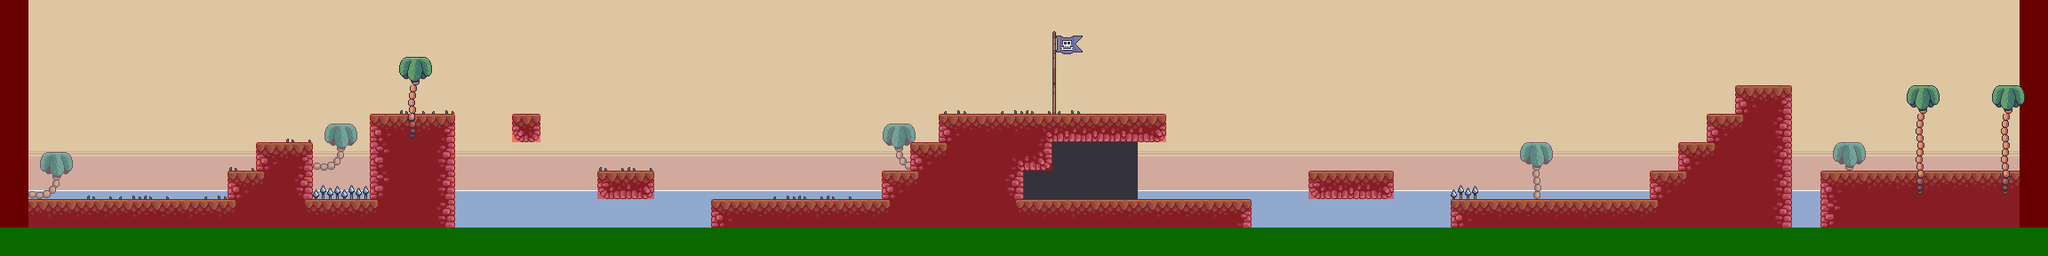

A 2D game scene composited from a Tiled map and its tileset images. What follows is a short description and the map's XML, with each tile layer's data collapsed to a summary:
An orthogonal 72x9 tile map with 32x32 px tiles, 8 tile layers (Fons, Palmera fons, Cova, Terreny, ...), 10 tilesets.

<map version="1.8" tiledversion="1.8.5" orientation="orthogonal" renderorder="right-down" width="72" height="9" tilewidth="32" tileheight="32" infinite="0" nextlayerid="14" nextobjectid="23">
 <tileset firstgid="1" name="Terrain (32x32)" tilewidth="32" tileheight="32" tilecount="85" columns="17">
  <image source="Terrain (32x32).png" width="544" height="160" />
  <wangsets>
   <wangset name="Terrain" type="corner" tile="-1">
    <wangcolor name="" color="#ff0000" tile="-1" probability="1" />
    <wangtile tileid="0" wangid="0,0,0,1,0,0,0,0" />
    <wangtile tileid="1" wangid="0,0,0,1,0,1,0,0" />
    <wangtile tileid="2" wangid="0,0,0,0,0,1,0,0" />
    <wangtile tileid="6" wangid="0,1,0,0,0,1,0,1" />
    <wangtile tileid="7" wangid="0,1,0,1,0,0,0,1" />
    <wangtile tileid="17" wangid="0,1,0,1,0,0,0,0" />
    <wangtile tileid="18" wangid="0,1,0,1,0,1,0,1" />
    <wangtile tileid="19" wangid="0,0,0,0,0,1,0,1" />
    <wangtile tileid="23" wangid="0,0,0,1,0,1,0,1" />
    <wangtile tileid="24" wangid="0,1,0,1,0,1,0,0" />
    <wangtile tileid="34" wangid="0,1,0,0,0,0,0,0" />
    <wangtile tileid="35" wangid="0,1,0,0,0,0,0,1" />
    <wangtile tileid="36" wangid="0,0,0,0,0,0,0,1" />
   </wangset>
  </wangsets>
 </tileset>
 <tileset firstgid="86" name="Spikes" tilewidth="32" tileheight="32" tilecount="1" columns="1">
  <image source="../Textures/Spikes.png" width="32" height="32" />
 </tileset>
 <tileset firstgid="87" name="Front Palm Bottom and Grass (32x32)" tilewidth="32" tileheight="32" tilecount="9" columns="3">
  <image source="../Textures/Front Palm Bottom and Grass (32x32).png" width="96" height="96" />
 </tileset>
 <tileset firstgid="96" name="Front Palm Tree Top 01" tilewidth="39" tileheight="32" tilecount="1" columns="1">
  <image source="../Textures/Front Palm Tree Top 01.png" width="39" height="32" />
 </tileset>
 <tileset firstgid="97" name="BG Image" tilewidth="384" tileheight="128" tilecount="1" columns="1">
  <image source="../Textures/BG Image.png" width="384" height="128" />
 </tileset>
 <tileset firstgid="98" name="Additional Sky" tilewidth="32" tileheight="32" tilecount="1" columns="1">
  <image source="../Textures/Additional Sky.png" width="32" height="32" />
 </tileset>
 <tileset firstgid="99" name="Flag 01" tilewidth="34" tileheight="93" tilecount="1" columns="1">
  <image source="../Textures/Flag 01.png" width="34" height="93" />
 </tileset>
 <tileset firstgid="100" name="Back Palm Tree Left 01" tilewidth="51" tileheight="53" tilecount="1" columns="1">
  <image source="../Textures/Back Palm Tree Left 01.png" width="51" height="53" />
 </tileset>
 <tileset firstgid="101" name="Back Palm Tree Regular 01" tilewidth="64" tileheight="64" tilecount="1" columns="1">
  <image source="../Textures/Back Palm Tree Regular 01.png" width="64" height="64" />
 </tileset>
 <tileset firstgid="102" name="MapMetadata" tilewidth="32" tileheight="32" spacing="1" margin="1" tilecount="2" columns="2">
  <properties>
   <property name="Draw" type="bool" value="true" />
  </properties>
  <image source="MapMetadata.png" width="67" height="34" />
 </tileset>
 <layer id="5" name="Fons" width="72" height="9">
  <properties>
   <property name="Collision" type="bool" value="false" />
   <property name="Draw" type="bool" value="true" />
  </properties>
  <data>[648 cells, 133 non-empty, 2 distinct tile ids]</data>
 </layer>
 <layer id="9" name="Palmera fons" width="72" height="9">
  <properties>
   <property name="Collision" type="bool" value="false" />
   <property name="Draw" type="bool" value="true" />
  </properties>
  <data>[648 cells, 5 non-empty, 2 distinct tile ids]</data>
 </layer>
 <layer id="7" name="Cova" width="72" height="9">
  <properties>
   <property name="Collision" type="bool" value="false" />
   <property name="Draw" type="bool" value="true" />
  </properties>
  <data>[648 cells, 14 non-empty, 1 distinct tile ids]</data>
 </layer>
 <layer id="1" name="Terreny" width="72" height="9">
  <properties>
   <property name="Collision" type="bool" value="false" />
   <property name="Draw" type="bool" value="true" />
  </properties>
  <data>[648 cells, 131 non-empty, 18 distinct tile ids]</data>
 </layer>
 <layer id="11" name="Hitbox" width="72" height="9">
  <properties>
   <property name="Collision" type="bool" value="true" />
   <property name="Draw" type="bool" value="false" />
  </properties>
  <data>[648 cells, 200 non-empty, 2 distinct tile ids]</data>
 </layer>
 <layer id="6" name="Banderes" width="72" height="9">
  <properties>
   <property name="Collision" type="bool" value="false" />
   <property name="Draw" type="bool" value="true" />
  </properties>
  <data>[648 cells, 1 non-empty, 1 distinct tile ids]</data>
 </layer>
 <layer id="2" name="Palmera" width="72" height="9">
  <properties>
   <property name="Collision" type="bool" value="false" />
   <property name="Draw" type="bool" value="true" />
  </properties>
  <data>[648 cells, 11 non-empty, 3 distinct tile ids]</data>
 </layer>
 <layer id="3" name="Gespa" width="72" height="9">
  <properties>
   <property name="Collision" type="bool" value="false" />
   <property name="Draw" type="bool" value="true" />
  </properties>
  <data>[648 cells, 17 non-empty, 2 distinct tile ids]</data>
 </layer>
</map>
